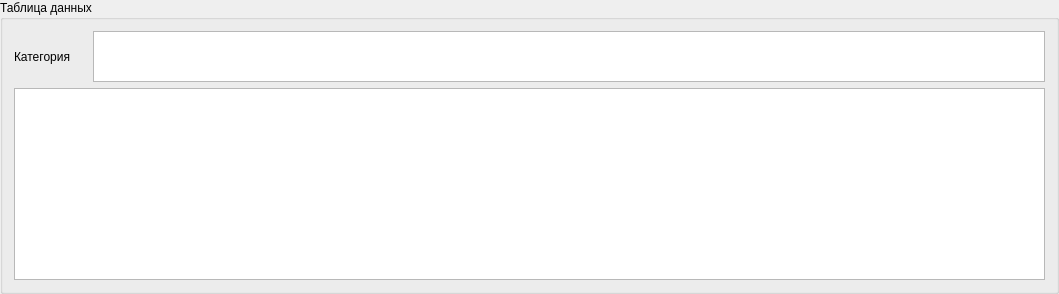
         <widget class="QGroupBox" name="groupBoxDiagram">
          <property name="title">
           <string>Таблица данных</string>
          </property>
          <layout class="QGridLayout" name="gridLayout_20">
           <item row="0" column="0">
            <layout class="QVBoxLayout" name="verticalLayout_10">
             <item>
              <layout class="QHBoxLayout" name="horizontalLayout_33">
               <item>
                <widget class="QLabel" name="label_28">
                 <property name="text">
                  <string>Категория     </string>
                 </property>
                </widget>
               </item>
               <item>
                <widget class="QTableView" name="tableViewDiagramCategories">
                 <property name="minimumSize">
                  <size>
                   <width>931</width>
                   <height>51</height>
                  </size>
                 </property>
                 <property name="maximumSize">
                  <size>
                   <width>16777215</width>
                   <height>51</height>
                  </size>
                 </property>
                </widget>
               </item>
              </layout>
             </item>
             <item>
              <widget class="QTableView" name="tableViewDiagramData">
               <property name="minimumSize">
                <size>
                 <width>1031</width>
                 <height>81</height>
                </size>
               </property>
               <property name="maximumSize">
                <size>
                 <width>16777215</width>
                 <height>16777215</height>
                </size>
               </property>
              </widget>
             </item>
            </layout>
           </item>
          </layout>
         </widget>
